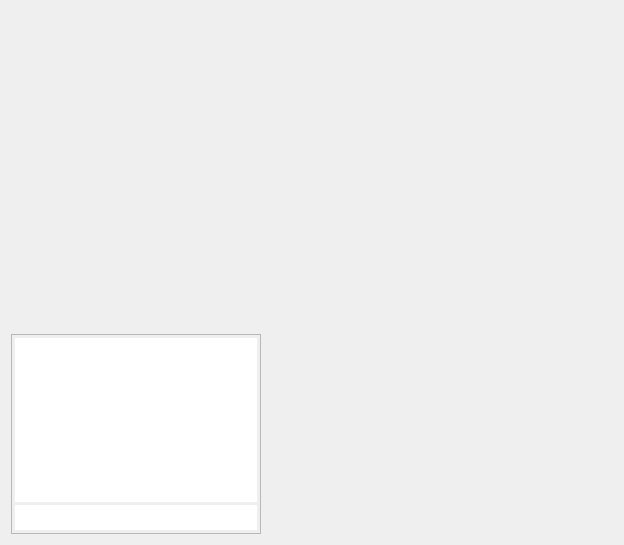
<?xml version="1.0" encoding="UTF-8"?>
<ui version="4.0">
 <class>FrameBattle</class>
 <widget class="QFrame" name="FrameBattle">
  <property name="geometry">
   <rect>
    <x>0</x>
    <y>0</y>
    <width>624</width>
    <height>545</height>
   </rect>
  </property>
  <property name="focusPolicy">
   <enum>Qt::ClickFocus</enum>
  </property>
  <property name="windowTitle">
   <string>Frame</string>
  </property>
  <layout class="QGridLayout" name="gridLayout">
   <item row="0" column="0">
    <spacer name="verticalSpacer">
     <property name="orientation">
      <enum>Qt::Vertical</enum>
     </property>
     <property name="sizeHint" stdset="0">
      <size>
       <width>20</width>
       <height>258</height>
      </size>
     </property>
    </spacer>
   </item>
   <item row="1" column="0">
    <widget class="QFrame" name="frame_chat">
     <property name="maximumSize">
      <size>
       <width>250</width>
       <height>200</height>
      </size>
     </property>
     <property name="frameShape">
      <enum>QFrame::StyledPanel</enum>
     </property>
     <property name="frameShadow">
      <enum>QFrame::Raised</enum>
     </property>
     <layout class="QVBoxLayout" name="verticalLayout">
      <property name="spacing">
       <number>3</number>
      </property>
      <property name="leftMargin">
       <number>3</number>
      </property>
      <property name="topMargin">
       <number>3</number>
      </property>
      <property name="rightMargin">
       <number>3</number>
      </property>
      <property name="bottomMargin">
       <number>3</number>
      </property>
      <item>
       <widget class="QTextEdit" name="textEdit_chat">
        <property name="minimumSize">
         <size>
          <width>0</width>
          <height>164</height>
         </size>
        </property>
        <property name="maximumSize">
         <size>
          <width>16777215</width>
          <height>164</height>
         </size>
        </property>
        <property name="font">
         <font>
          <pointsize>10</pointsize>
         </font>
        </property>
        <property name="focusPolicy">
         <enum>Qt::ClickFocus</enum>
        </property>
        <property name="frameShape">
         <enum>QFrame::NoFrame</enum>
        </property>
        <property name="readOnly">
         <bool>true</bool>
        </property>
        <property name="html">
         <string>&lt;!DOCTYPE HTML PUBLIC &quot;-//W3C//DTD HTML 4.0//EN&quot; &quot;http://www.w3.org/TR/REC-html40/strict.dtd&quot;&gt;
&lt;html&gt;&lt;head&gt;&lt;meta name=&quot;qrichtext&quot; content=&quot;1&quot; /&gt;&lt;style type=&quot;text/css&quot;&gt;
p, li { white-space: pre-wrap; }
&lt;/style&gt;&lt;/head&gt;&lt;body style=&quot; font-family:'MS Shell Dlg 2'; font-size:10pt; font-weight:400; font-style:normal;&quot;&gt;
&lt;p style=&quot;-qt-paragraph-type:empty; margin-top:0px; margin-bottom:0px; margin-left:0px; margin-right:0px; -qt-block-indent:0; text-indent:0px;&quot;&gt;&lt;br /&gt;&lt;/p&gt;&lt;/body&gt;&lt;/html&gt;</string>
        </property>
       </widget>
      </item>
      <item>
       <widget class="QLineEdit" name="lineEdit_chat_enter">
        <property name="minimumSize">
         <size>
          <width>0</width>
          <height>25</height>
         </size>
        </property>
        <property name="font">
         <font>
          <pointsize>11</pointsize>
         </font>
        </property>
        <property name="focusPolicy">
         <enum>Qt::ClickFocus</enum>
        </property>
        <property name="maxLength">
         <number>100</number>
        </property>
        <property name="frame">
         <bool>false</bool>
        </property>
       </widget>
      </item>
      <item>
       <spacer name="verticalSpacer_2">
        <property name="orientation">
         <enum>Qt::Vertical</enum>
        </property>
        <property name="sizeHint" stdset="0">
         <size>
          <width>20</width>
          <height>40</height>
         </size>
        </property>
       </spacer>
      </item>
     </layout>
    </widget>
   </item>
   <item row="1" column="1">
    <spacer name="horizontalSpacer">
     <property name="orientation">
      <enum>Qt::Horizontal</enum>
     </property>
     <property name="sizeHint" stdset="0">
      <size>
       <width>297</width>
       <height>20</height>
      </size>
     </property>
    </spacer>
   </item>
  </layout>
 </widget>
 <resources/>
 <connections/>
</ui>
